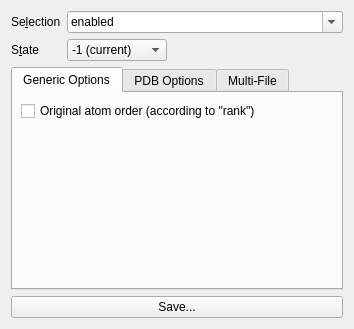
<?xml version="1.0" encoding="UTF-8"?>
<ui version="4.0">
 <class>Form</class>
 <widget class="QWidget" name="Form">
  <property name="geometry">
   <rect>
    <x>0</x>
    <y>0</y>
    <width>354</width>
    <height>329</height>
   </rect>
  </property>
  <property name="windowTitle">
   <string>Save Molecule</string>
  </property>
  <layout class="QVBoxLayout" name="verticalLayout">
   <item>
    <layout class="QGridLayout" name="gridLayout">
     <item row="0" column="1">
      <widget class="QComboBox" name="input_selection">
       <property name="sizePolicy">
        <sizepolicy hsizetype="Expanding" vsizetype="Fixed">
         <horstretch>0</horstretch>
         <verstretch>0</verstretch>
        </sizepolicy>
       </property>
       <property name="editable">
        <bool>true</bool>
       </property>
       <item>
        <property name="text">
         <string>enabled</string>
        </property>
       </item>
       <item>
        <property name="text">
         <string>all</string>
        </property>
       </item>
      </widget>
     </item>
     <item row="1" column="1">
      <widget class="QComboBox" name="input_state">
       <property name="sizePolicy">
        <sizepolicy hsizetype="Fixed" vsizetype="Fixed">
         <horstretch>0</horstretch>
         <verstretch>0</verstretch>
        </sizepolicy>
       </property>
       <property name="minimumSize">
        <size>
         <width>100</width>
         <height>0</height>
        </size>
       </property>
       <item>
        <property name="text">
         <string>-1 (current)</string>
        </property>
       </item>
       <item>
        <property name="text">
         <string>0 (all states)</string>
        </property>
       </item>
      </widget>
     </item>
     <item row="0" column="0">
      <widget class="QLabel" name="label_2">
       <property name="text">
        <string>Se&amp;lection</string>
       </property>
       <property name="buddy">
        <cstring>input_selection</cstring>
       </property>
      </widget>
     </item>
     <item row="1" column="0">
      <widget class="QLabel" name="label">
       <property name="text">
        <string>S&amp;tate</string>
       </property>
       <property name="buddy">
        <cstring>input_state</cstring>
       </property>
      </widget>
     </item>
    </layout>
   </item>
   <item>
    <widget class="QTabWidget" name="tabWidget">
     <property name="currentIndex">
      <number>0</number>
     </property>
     <widget class="QWidget" name="tab_3">
      <attribute name="title">
       <string>Generic Options</string>
      </attribute>
      <layout class="QVBoxLayout" name="verticalLayout_4">
       <property name="leftMargin">
        <number>8</number>
       </property>
       <property name="topMargin">
        <number>8</number>
       </property>
       <property name="rightMargin">
        <number>8</number>
       </property>
       <property name="bottomMargin">
        <number>8</number>
       </property>
       <item>
        <widget class="QCheckBox" name="input_retain_order">
         <property name="toolTip">
          <string>retain_order</string>
         </property>
         <property name="text">
          <string>Original atom order (according to &quot;rank&quot;)</string>
         </property>
        </widget>
       </item>
       <item>
        <spacer name="verticalSpacer">
         <property name="orientation">
          <enum>Qt::Vertical</enum>
         </property>
         <property name="sizeHint" stdset="0">
          <size>
           <width>20</width>
           <height>40</height>
          </size>
         </property>
        </spacer>
       </item>
      </layout>
     </widget>
     <widget class="QWidget" name="tab_4">
      <attribute name="title">
       <string>PDB Options</string>
      </attribute>
      <layout class="QVBoxLayout" name="verticalLayout_2">
       <property name="leftMargin">
        <number>8</number>
       </property>
       <property name="topMargin">
        <number>8</number>
       </property>
       <property name="rightMargin">
        <number>8</number>
       </property>
       <property name="bottomMargin">
        <number>8</number>
       </property>
       <item>
        <widget class="QCheckBox" name="input_no_pdb_conect_nodup">
         <property name="toolTip">
          <string>pdb_conect_nodup</string>
         </property>
         <property name="text">
          <string>Write multiple bonds as duplicate CONECT records</string>
         </property>
        </widget>
       </item>
       <item>
        <widget class="QCheckBox" name="input_pdb_conect_all">
         <property name="toolTip">
          <string>pdb_conect_all</string>
         </property>
         <property name="text">
          <string>Write CONECT records for all bonds</string>
         </property>
        </widget>
       </item>
       <item>
        <widget class="QCheckBox" name="input_no_ignore_pdb_segi">
         <property name="toolTip">
          <string>ignore_pdb_segi</string>
         </property>
         <property name="text">
          <string>Write segment identifier (segi) column</string>
         </property>
        </widget>
       </item>
       <item>
        <widget class="QCheckBox" name="input_pdb_retain_ids">
         <property name="toolTip">
          <string>pdb_retain_ids</string>
         </property>
         <property name="text">
          <string>Retain atom ids</string>
         </property>
        </widget>
       </item>
       <item>
        <widget class="QCheckBox" name="input_multisave">
         <property name="toolTip">
          <string>use &quot;multisave&quot; command</string>
         </property>
         <property name="text">
          <string>Write HEADER for every object</string>
         </property>
        </widget>
       </item>
       <item>
        <spacer name="verticalSpacer_2">
         <property name="orientation">
          <enum>Qt::Vertical</enum>
         </property>
         <property name="sizeHint" stdset="0">
          <size>
           <width>20</width>
           <height>40</height>
          </size>
         </property>
        </spacer>
       </item>
      </layout>
     </widget>
     <widget class="QWidget" name="tab">
      <attribute name="title">
       <string>Multi-File</string>
      </attribute>
      <layout class="QGridLayout" name="gridLayout_3">
       <property name="leftMargin">
        <number>8</number>
       </property>
       <property name="topMargin">
        <number>8</number>
       </property>
       <property name="rightMargin">
        <number>8</number>
       </property>
       <property name="bottomMargin">
        <number>8</number>
       </property>
       <item row="0" column="0" colspan="2">
        <widget class="QLabel" name="label_3">
         <property name="text">
          <string>Write objects or states to ...</string>
         </property>
        </widget>
       </item>
       <item row="1" column="0">
        <widget class="QRadioButton" name="input_multi_off">
         <property name="text">
          <string>one single f&amp;ile</string>
         </property>
         <property name="checked">
          <bool>true</bool>
         </property>
        </widget>
       </item>
       <item row="2" column="0">
        <widget class="QRadioButton" name="input_multi_object">
         <property name="text">
          <string>one file per ob&amp;ject</string>
         </property>
        </widget>
       </item>
       <item row="2" column="1">
        <widget class="QLineEdit" name="input_multi_object_fmt">
         <property name="enabled">
          <bool>false</bool>
         </property>
         <property name="toolTip">
          <string>Placeholders:
{name} - object name
{state} - state number
{title} - state title
{num} - running number</string>
         </property>
         <property name="text">
          <string>{name}</string>
         </property>
        </widget>
       </item>
       <item row="3" column="0">
        <widget class="QRadioButton" name="input_multi_state">
         <property name="text">
          <string>o&amp;ne file per object-state</string>
         </property>
        </widget>
       </item>
       <item row="3" column="1">
        <widget class="QLineEdit" name="input_multi_state_fmt">
         <property name="enabled">
          <bool>false</bool>
         </property>
         <property name="text">
          <string>{name}_{state}</string>
         </property>
        </widget>
       </item>
       <item row="5" column="0">
        <spacer name="verticalSpacer_3">
         <property name="orientation">
          <enum>Qt::Vertical</enum>
         </property>
         <property name="sizeHint" stdset="0">
          <size>
           <width>20</width>
           <height>10</height>
          </size>
         </property>
        </spacer>
       </item>
       <item row="4" column="0">
        <widget class="QCheckBox" name="input_multi_prompt">
         <property name="enabled">
          <bool>false</bool>
         </property>
         <property name="text">
          <string>Prompt for every file</string>
         </property>
         <property name="checked">
          <bool>true</bool>
         </property>
        </widget>
       </item>
      </layout>
     </widget>
    </widget>
   </item>
   <item>
    <widget class="QPushButton" name="button_ok">
     <property name="text">
      <string>Save...</string>
     </property>
    </widget>
   </item>
  </layout>
 </widget>
 <resources/>
 <connections>
  <connection>
   <sender>input_multi_off</sender>
   <signal>toggled(bool)</signal>
   <receiver>input_multi_prompt</receiver>
   <slot>setDisabled(bool)</slot>
   <hints>
    <hint type="sourcelabel">
     <x>93</x>
     <y>155</y>
    </hint>
    <hint type="destinationlabel">
     <x>190</x>
     <y>272</y>
    </hint>
   </hints>
  </connection>
  <connection>
   <sender>input_multi_object</sender>
   <signal>toggled(bool)</signal>
   <receiver>input_multi_object_fmt</receiver>
   <slot>setEnabled(bool)</slot>
   <hints>
    <hint type="sourcelabel">
     <x>117</x>
     <y>185</y>
    </hint>
    <hint type="destinationlabel">
     <x>224</x>
     <y>189</y>
    </hint>
   </hints>
  </connection>
  <connection>
   <sender>input_multi_state</sender>
   <signal>toggled(bool)</signal>
   <receiver>input_multi_state_fmt</receiver>
   <slot>setEnabled(bool)</slot>
   <hints>
    <hint type="sourcelabel">
     <x>146</x>
     <y>224</y>
    </hint>
    <hint type="destinationlabel">
     <x>217</x>
     <y>225</y>
    </hint>
   </hints>
  </connection>
 </connections>
</ui>
